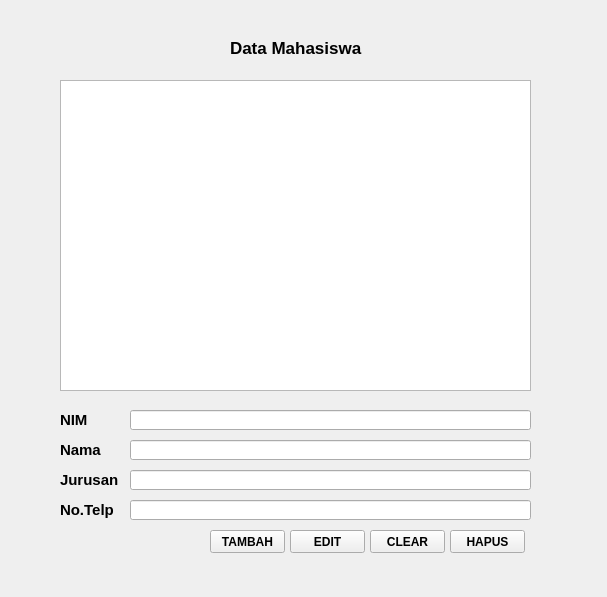
<?xml version="1.0" encoding="UTF-8"?>
<ui version="4.0">
 <class>Form</class>
 <widget class="QWidget" name="Form">
  <property name="geometry">
   <rect>
    <x>0</x>
    <y>0</y>
    <width>607</width>
    <height>597</height>
   </rect>
  </property>
  <property name="windowTitle">
   <string>Form</string>
  </property>
  <widget class="QLabel" name="label">
   <property name="geometry">
    <rect>
     <x>230</x>
     <y>40</y>
     <width>141</width>
     <height>16</height>
    </rect>
   </property>
   <property name="font">
    <font>
     <pointsize>13</pointsize>
     <weight>75</weight>
     <bold>true</bold>
    </font>
   </property>
   <property name="text">
    <string>Data Mahasiswa</string>
   </property>
  </widget>
  <widget class="QPlainTextEdit" name="plainTextEdit">
   <property name="geometry">
    <rect>
     <x>60</x>
     <y>80</y>
     <width>471</width>
     <height>311</height>
    </rect>
   </property>
  </widget>
  <widget class="QLabel" name="label_2">
   <property name="geometry">
    <rect>
     <x>60</x>
     <y>410</y>
     <width>171</width>
     <height>20</height>
    </rect>
   </property>
   <property name="font">
    <font>
     <pointsize>11</pointsize>
     <weight>75</weight>
     <bold>true</bold>
    </font>
   </property>
   <property name="text">
    <string>NIM</string>
   </property>
  </widget>
  <widget class="QLineEdit" name="lineEdit">
   <property name="geometry">
    <rect>
     <x>130</x>
     <y>410</y>
     <width>401</width>
     <height>20</height>
    </rect>
   </property>
  </widget>
  <widget class="QLineEdit" name="lineEdit_2">
   <property name="geometry">
    <rect>
     <x>130</x>
     <y>440</y>
     <width>401</width>
     <height>20</height>
    </rect>
   </property>
  </widget>
  <widget class="QLabel" name="label_3">
   <property name="geometry">
    <rect>
     <x>60</x>
     <y>440</y>
     <width>171</width>
     <height>20</height>
    </rect>
   </property>
   <property name="font">
    <font>
     <pointsize>11</pointsize>
     <weight>75</weight>
     <bold>true</bold>
    </font>
   </property>
   <property name="text">
    <string>Nama</string>
   </property>
  </widget>
  <widget class="QLineEdit" name="lineEdit_3">
   <property name="geometry">
    <rect>
     <x>130</x>
     <y>470</y>
     <width>401</width>
     <height>20</height>
    </rect>
   </property>
  </widget>
  <widget class="QLabel" name="label_4">
   <property name="geometry">
    <rect>
     <x>60</x>
     <y>470</y>
     <width>171</width>
     <height>20</height>
    </rect>
   </property>
   <property name="font">
    <font>
     <pointsize>11</pointsize>
     <weight>75</weight>
     <bold>true</bold>
    </font>
   </property>
   <property name="text">
    <string>Jurusan</string>
   </property>
  </widget>
  <widget class="QLineEdit" name="lineEdit_4">
   <property name="geometry">
    <rect>
     <x>130</x>
     <y>500</y>
     <width>401</width>
     <height>20</height>
    </rect>
   </property>
  </widget>
  <widget class="QLabel" name="label_5">
   <property name="geometry">
    <rect>
     <x>60</x>
     <y>500</y>
     <width>171</width>
     <height>20</height>
    </rect>
   </property>
   <property name="font">
    <font>
     <pointsize>11</pointsize>
     <weight>75</weight>
     <bold>true</bold>
    </font>
   </property>
   <property name="text">
    <string>No.Telp</string>
   </property>
  </widget>
  <widget class="QPushButton" name="pushButton">
   <property name="geometry">
    <rect>
     <x>210</x>
     <y>530</y>
     <width>75</width>
     <height>23</height>
    </rect>
   </property>
   <property name="font">
    <font>
     <weight>75</weight>
     <bold>true</bold>
    </font>
   </property>
   <property name="text">
    <string>TAMBAH</string>
   </property>
  </widget>
  <widget class="QPushButton" name="pushButton_2">
   <property name="geometry">
    <rect>
     <x>290</x>
     <y>530</y>
     <width>75</width>
     <height>23</height>
    </rect>
   </property>
   <property name="font">
    <font>
     <weight>75</weight>
     <bold>true</bold>
    </font>
   </property>
   <property name="text">
    <string>EDIT</string>
   </property>
  </widget>
  <widget class="QPushButton" name="pushButton_3">
   <property name="geometry">
    <rect>
     <x>370</x>
     <y>530</y>
     <width>75</width>
     <height>23</height>
    </rect>
   </property>
   <property name="font">
    <font>
     <weight>75</weight>
     <bold>true</bold>
    </font>
   </property>
   <property name="text">
    <string>CLEAR</string>
   </property>
  </widget>
  <widget class="QPushButton" name="pushButton_4">
   <property name="geometry">
    <rect>
     <x>450</x>
     <y>530</y>
     <width>75</width>
     <height>23</height>
    </rect>
   </property>
   <property name="font">
    <font>
     <weight>75</weight>
     <bold>true</bold>
    </font>
   </property>
   <property name="text">
    <string>HAPUS</string>
   </property>
  </widget>
 </widget>
 <resources/>
 <connections/>
</ui>
